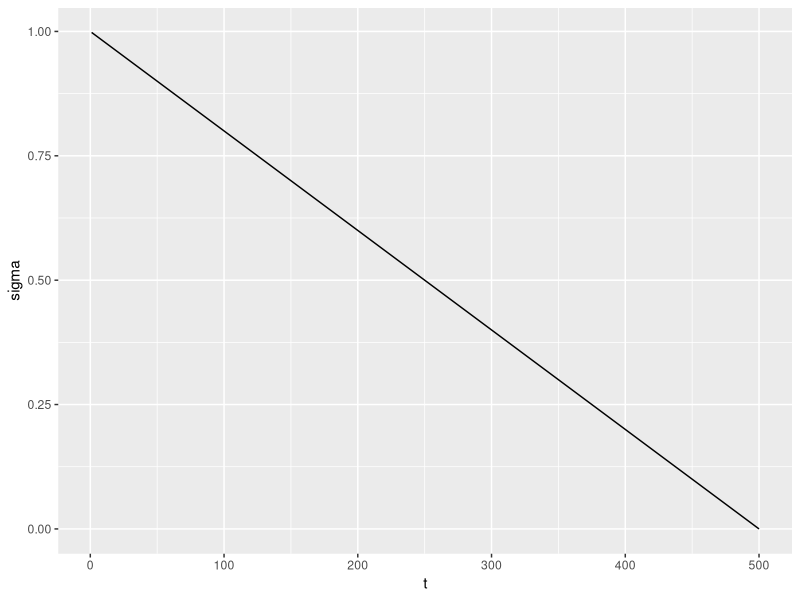
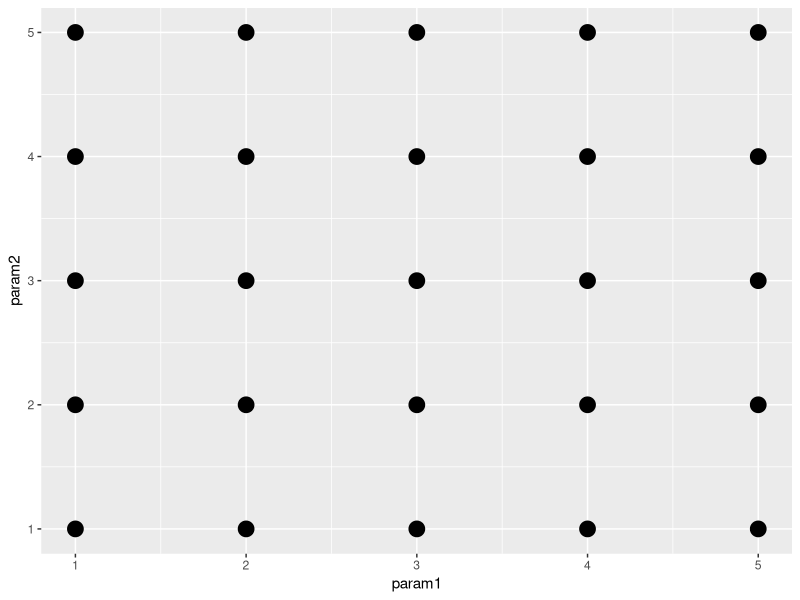
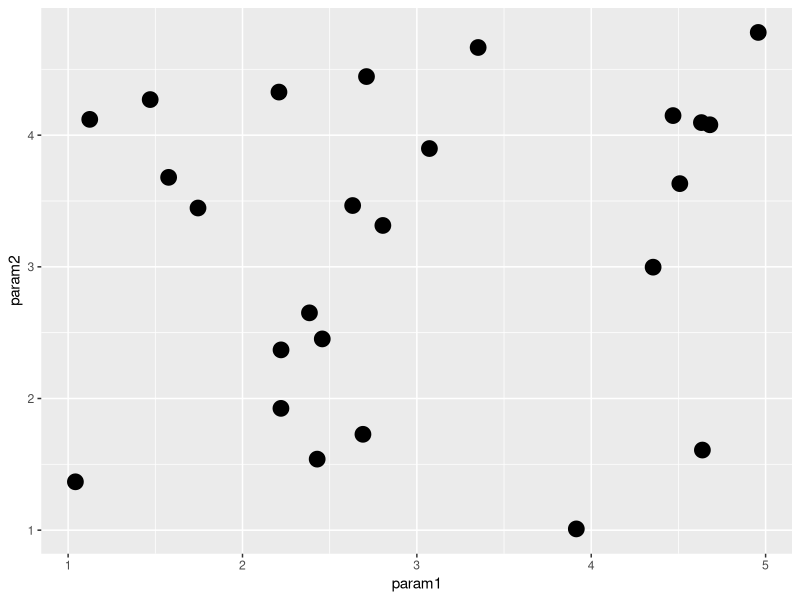

These figures' R source, in order:
## ---- chunk 1
knitr::opts_chunk$set(echo = TRUE)
library(tidyverse)
## ---- chunk 2
data_frame(t = 1:500,
           sigma = 1 - (1:500)/500) %>% 
  ggplot(aes(x = t,
             y = sigma))+ 
  geom_line()
## ---- chunk 3
crossing(param1 = 1:5, param2 = 1:5) %>% 
  ggplot(aes(x = param1, y = param2)) + 
  geom_point(size = 5)
## ---- chunk 4
n <- 25
data_frame(param1 = runif(n = n, min = 1, max= 5), param2 = runif(n = n, min = 1, max= 5)) %>% 
  ggplot(aes(x = param1, y = param2)) + 
  geom_point(size = 5)
